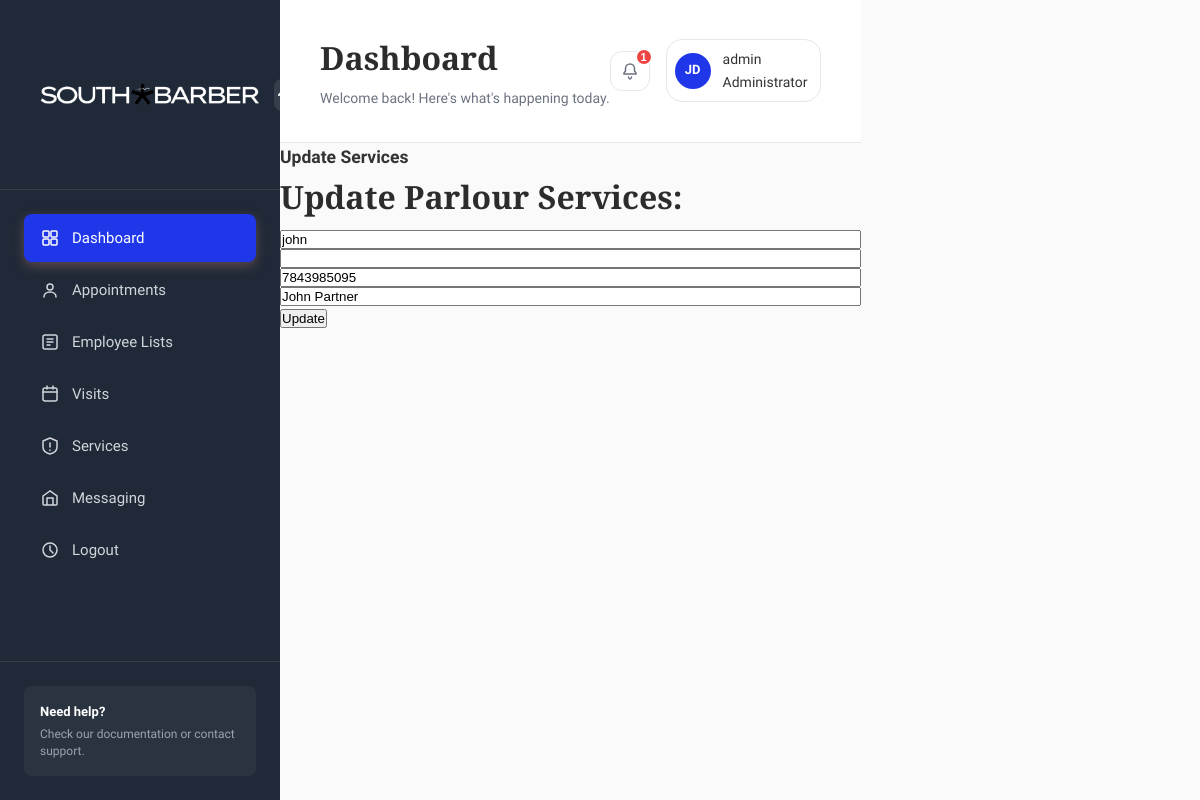
Page /adminsection/editcustomer/825c66bb-d534-4ea7-9cc7-6f6827cf00e8/ (signed in) on the committed database.
### adminsection/models.py (models this page shows, shortened)
class User(AbstractUser):
    ROLE_CHOICES = (
        ('ADMIN', 'Admin'),
        ('MANAGER', 'Manager'),
        ('EMPLOYEE', 'Employee'),
        ('CUSTOMER', 'Customer'),
    )
    Role = models.CharField(max_length=20, choices=ROLE_CHOICES)
    Store = models.ForeignKey(Store, on_delete=models.SET_NULL, null=True, blank=True)

class Customer(models.Model):
    PhoneID = models.UUIDField(primary_key=True, default=uuid.uuid4)
    PhoneNumber = models.CharField(max_length=15, unique=True)
    Name = models.CharField(max_length=150)
    Note = models.TextField(blank=True)
    CreateDate = models.DateTimeField(auto_now_add=True)
    UpdateDate = models.DateTimeField(auto_now=True)

### adminsection/views.py (the view)
# urls.py: path('editcustomer/<uuid:id>/', views.editcustomer, name='editcustomer'),
@staff_member_required
def editcustomer(request, id):
    customer = get_object_or_404(Customer, PhoneID=id)
    form = AddCustomerForm(request.POST or None, instance=customer)
    if request.method == 'POST' and form.is_valid():
        form.save()
        return redirect('customer_detail', id=id)
    return render(request, 'adminsection/edit-customer-detailed.html', {'form': form, 'customer': customer})

### adminsection/forms.py (shortened to what this page needs)
class AddCustomerForm(forms.ModelForm):
    Name = forms.CharField(widget=forms.TextInput(attrs={'placeholder': 'Name'}))
    Email = forms.CharField( widget=forms.TextInput(attrs={'placeholder': 'Email'}))
    PhoneNumber = forms.CharField( widget=forms.TextInput(attrs={'placeholder': 'Phone Number'}))
    Note = forms.CharField( widget=forms.Textarea(attrs={'placeholder': 'Note'}))
    class Meta:
        model=Customer
        fields =[
            'Name',
            'Email',
            'PhoneNumber',
            'Note'
        ]

### templates/adminsection/edit-customer-detailed.html
{% extends 'adminsection/base.html' %}
{% load static %}
{% block content %}
<div id="page-wrapper">
	<div class="main-page">
		<div class="forms">
			<h3 class="title1">Update Services</h3>
			<div class="form-grids row widget-shadow" data-example-id="basic-forms">
				<div class="form-title">
					<h4>Update Parlour Services:</h4>
				</div>
				<div class="form-body">
					{% include 'adminsection/edit-form.html' with form=form %}
				</div>
			</div>
		</div>
	</div>
</div>
{% endblock %}

### templates/adminsection/base.html (shortened to what this page needs)
{% load static %}
<!DOCTYPE html>
<html lang="en">
<head>
    <link rel="stylesheet" href="{% static 'css/styles.css' %}">
    <link rel="stylesheet" href="https://cdnjs.cloudflare.com/ajax/libs/font-awesome/6.0.0/css/all.min.css">
</head>
<body>
    <html class="app-container">
        <aside class="sidebar">
            <div class="sidebar-header">
                <div class="logo">
                    <img src="{% static 'images/SOUTH BARBER LOGO.png' %}" alt="South Barber Logo" style="width:250px; height:125px;">
                </div>
                <button class="sidebar-toggle">
                    <svg width="20" height="20" viewBox="0 0 20 20" fill="none">
                        <path d="M15 10L10 5L5 10" stroke="currentColor" stroke-width="2" stroke-linecap="round"/>
                    </svg>
                </button>
            </div>
            <nav class="sidebar-nav">
                <a href="{% url 'dashboard' %}" class="nav-item active">
                    <span>Dashboard</span>
                </a>
                <a href="{% url 'allappointment' %}" class="nav-item">
                    <svg width="20" height="20" viewBox="0 0 20 20" fill="none">
                        <circle cx="10" cy="7" r="3" stroke="currentColor" stroke-width="1.5"/>
                        <path d="M4 17C4 14 6.5 12 10 12C13.5 12 16 14 16 17" stroke="currentColor" stroke-width="1.5" stroke-linecap="round"/>
                    </svg>
                    <span>Appointments</span>
                </a>
                <a href="{% url 'employeelist' %}" class="nav-item">
                    <svg width="20" height="20" viewBox="0 0 20 20" fill="none">
                        <rect x="3" y="3" width="14" height="14" rx="2" stroke="currentColor" stroke-width="1.5"/>
                        <path d="M7 7H13M7 10H13M7 13H10" stroke="currentColor" stroke-width="1.5" stroke-linecap="round"/>
                    </svg>
                    <span>Employee Lists</span>
                </a>
                <a href="{% url 'customerlist' %}" class="nav-item">
                    <svg width="20" height="20" viewBox="0 0 20 20" fill="none">
                        <rect x="3" y="4" width="14" height="13" rx="2" stroke="currentColor" stroke-width="1.5"/>
                        <path d="M7 2V5M13 2V5M3 8H17" stroke="currentColor" stroke-width="1.5" stroke-linecap="round"/>
                    </svg>
                    <span>Visits</span>
                </a>
                <a href="{% url 'manageservices' %}" class="nav-item">
                    <svg width="20" height="20" viewBox="0 0 20 20" fill="none">
                        <path d="M3 5L10 2L17 5V11C17 14.5 14 17 10 18C6 17 3 14.5 3 11V5Z" stroke="currentColor" stroke-width="1.5" stroke-linejoin="round"/>
                        <path d="M10 7V11M10 14V14.5" stroke="currentColor" stroke-width="1.5" stroke-linecap="round"/>
                    </svg>
                    <span>Services</span>
                </a>
                <a href="#" class="nav-item">
                    <svg width="20" height="20" viewBox="0 0 20 20" fill="none">
                        <path d="M3 8L10 3L17 8V16C17 16.5 16.5 17 16 17H4C3.5 17 3 16.5 3 16V8Z" stroke="currentColor" stroke-width="1.5"/>
                        <path d="M13 17V10H7V17" stroke="currentColor" stroke-width="1.5"/>
                    </svg>
                    <span>Messaging</span>
                </a>
                <a href="{% url 'logout' %}" class="nav-item">
                    <svg width="20" height="20" viewBox="0 0 20 20" fill="none">
                        <circle cx="10" cy="10" r="7" stroke="currentColor" stroke-width="1.5"/>
                        <path d="M10 6V10L13 13" stroke="currentColor" stroke-width="1.5" stroke-linecap="round"/>
                    </svg>
                    <span>Logout</span>
                </a>
            </nav>
            <div class="sidebar-footer">
                <div class="help-section">
                    <p class="help-title">Need help?</p>
                    <p class="help-text">Check our documentation or contact support.</p>
                </div>
            </div>
        </aside>
        <main class="main-content">
            <header class="header">
                <div class="header-left">
                    <h1 class="page-title">Dashboard</h1>
                    <p class="page-subtitle">Welcome back! Here's what's happening today.</p>
                </div>
                <div class="header-right">
                    <button class="notification-btn">
                        <svg width="20" height="20" viewBox="0 0 20 20" fill="none">
                            <path d="M10 3C7.5 3 5.5 5 5.5 7.5V10L4 12V13H16V12L14.5 10V7.5C14.5 5 12.5 3 10 3Z" stroke="currentColor" stroke-width="1.5"/>
                            <path d="M8.5 16C8.5 17 9.5 18 10 18C10.5 18 11.5 17 11.5 16" stroke="currentColor" stroke-width="1.5" stroke-linecap="round"/>
                        </svg>
                        <span class="notification-badge">1</span>
                    </button>
                    <div class="user-menu">
                        {% if request.user.is_authenticated %}
                        <div class="user-avatar">JD</div>
                        <span class="user-name">
                            <p>{{ user.username }}</p>
                            {% if request.user.is_superuser %}
                            <span>Administrator </span>
                            {% else %}
                            <span>Staff</span>
                            {% endif %}
                                </span>
                        </div>
                        {% endif %}
                </div>
            </header>
            {% block content %}
            {% endblock %}
    </main>
</html>

### templates/adminsection/edit-form.html (shortened to what this page needs)
{% load static %}
<form action="" method="POST" class="appointment-form">
	{% for field in form %}
	<div class="form-group">
		<input type="{{ field.field.widget.input_type }}" class="form-control" name="{{ field.name }}"
				id="{{ field.id_for_label }}"
				value="{{ field.value|default_if_none:'' }}"
				{% if field.field.required %}required{% endif %}>
	</div>
	{% endfor %}
	<button type="submit" name="submit" class="btn btn-default">Update</button>
</form>

### rows in the picture
User: username "admin"
Customer: Name "john" "7843985095" "John Partner"
